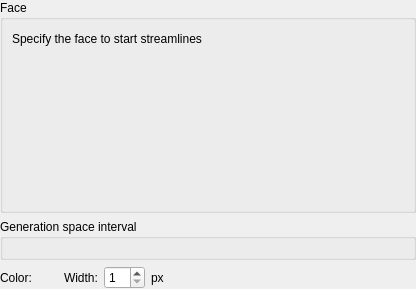
<?xml version="1.0" encoding="UTF-8"?>
<ui version="4.0">
 <class>Post3dWindowNodeVectorStreamlineGroupStructuredDataItem_SettingEditWidget_StartPositionEditWidget</class>
 <widget class="QWidget" name="Post3dWindowNodeVectorStreamlineGroupStructuredDataItem_SettingEditWidget_StartPositionEditWidget">
  <property name="geometry">
   <rect>
    <x>0</x>
    <y>0</y>
    <width>416</width>
    <height>289</height>
   </rect>
  </property>
  <property name="windowTitle">
   <string>Form</string>
  </property>
  <layout class="QVBoxLayout" name="verticalLayout_3">
   <property name="leftMargin">
    <number>0</number>
   </property>
   <property name="topMargin">
    <number>0</number>
   </property>
   <property name="rightMargin">
    <number>0</number>
   </property>
   <property name="bottomMargin">
    <number>0</number>
   </property>
   <item>
    <widget class="QGroupBox" name="rangeGroupBox">
     <property name="title">
      <string>Face</string>
     </property>
     <layout class="QVBoxLayout" name="verticalLayout_2" stretch="0,1">
      <item>
       <layout class="QHBoxLayout" name="horizontalLayout">
        <item>
         <widget class="QLabel" name="positionDescLabel">
          <property name="text">
           <string>Specify the face to start streamlines</string>
          </property>
         </widget>
        </item>
        <item>
         <widget class="TooltipLabel" name="areaHelpLabel">
          <property name="toolTip">
           <string>Specify the face to start streamlines, by grid indices range (I, J, K).</string>
          </property>
          <property name="text">
           <string/>
          </property>
          <property name="pixmap">
           <pixmap resource="../../../../guibase/guibase.qrc">:/libs/guibase/images/iconQuestion.svg</pixmap>
          </property>
         </widget>
        </item>
        <item>
         <spacer name="horizontalSpacer">
          <property name="orientation">
           <enum>Qt::Horizontal</enum>
          </property>
          <property name="sizeHint" stdset="0">
           <size>
            <width>40</width>
            <height>20</height>
           </size>
          </property>
         </spacer>
        </item>
       </layout>
      </item>
      <item>
       <widget class="Post3dWindowFaceSettingEditWidget" name="faceWidget" native="true"/>
      </item>
     </layout>
    </widget>
   </item>
   <item>
    <widget class="QGroupBox" name="generationSpaceIntervalgroupBox">
     <property name="title">
      <string>Generation space interval</string>
     </property>
     <layout class="QVBoxLayout" name="verticalLayout">
      <item>
       <widget class="StructuredGridSkipOrSubdivideSettingEditWidget" name="skipWidget" native="true"/>
      </item>
     </layout>
    </widget>
   </item>
   <item>
    <layout class="QHBoxLayout" name="horizontalLayout_2">
     <item>
      <widget class="QLabel" name="colorLabel_2">
       <property name="text">
        <string>Color:</string>
       </property>
      </widget>
     </item>
     <item>
      <widget class="ColorEditWidget" name="colorWidget"/>
     </item>
     <item>
      <spacer name="horizontalSpacer_5">
       <property name="orientation">
        <enum>Qt::Horizontal</enum>
       </property>
       <property name="sizeType">
        <enum>QSizePolicy::Fixed</enum>
       </property>
       <property name="sizeHint" stdset="0">
        <size>
         <width>13</width>
         <height>20</height>
        </size>
       </property>
      </spacer>
     </item>
     <item>
      <widget class="QLabel" name="widthLabel">
       <property name="text">
        <string>Width:</string>
       </property>
      </widget>
     </item>
     <item>
      <widget class="QSpinBox" name="widthSpinBox">
       <property name="minimum">
        <number>1</number>
       </property>
       <property name="maximum">
        <number>20</number>
       </property>
      </widget>
     </item>
     <item>
      <widget class="QLabel" name="widthUnitLabel">
       <property name="text">
        <string>px</string>
       </property>
      </widget>
     </item>
     <item>
      <spacer name="horizontalSpacer_2">
       <property name="orientation">
        <enum>Qt::Horizontal</enum>
       </property>
       <property name="sizeHint" stdset="0">
        <size>
         <width>40</width>
         <height>20</height>
        </size>
       </property>
      </spacer>
     </item>
    </layout>
   </item>
  </layout>
 </widget>
 <customwidgets>
  <customwidget>
   <class>TooltipLabel</class>
   <extends>QLabel</extends>
   <header>guibase/tooltiplabel.h</header>
  </customwidget>
  <customwidget>
   <class>ColorEditWidget</class>
   <extends>QLabel</extends>
   <header>guibase/widget/coloreditwidget.h</header>
   <container>1</container>
  </customwidget>
  <customwidget>
   <class>StructuredGridSkipOrSubdivideSettingEditWidget</class>
   <extends>QWidget</extends>
   <header>guicore/filter/structuredgridskiporsubdividesettingeditwidget.h</header>
   <container>1</container>
  </customwidget>
  <customwidget>
   <class>Post3dWindowFaceSettingEditWidget</class>
   <extends>QWidget</extends>
   <header>post/post3d/post3dwindowfacesettingeditwidget.h</header>
   <container>1</container>
  </customwidget>
 </customwidgets>
 <resources>
  <include location="../../../../guibase/guibase.qrc"/>
 </resources>
 <connections/>
</ui>
